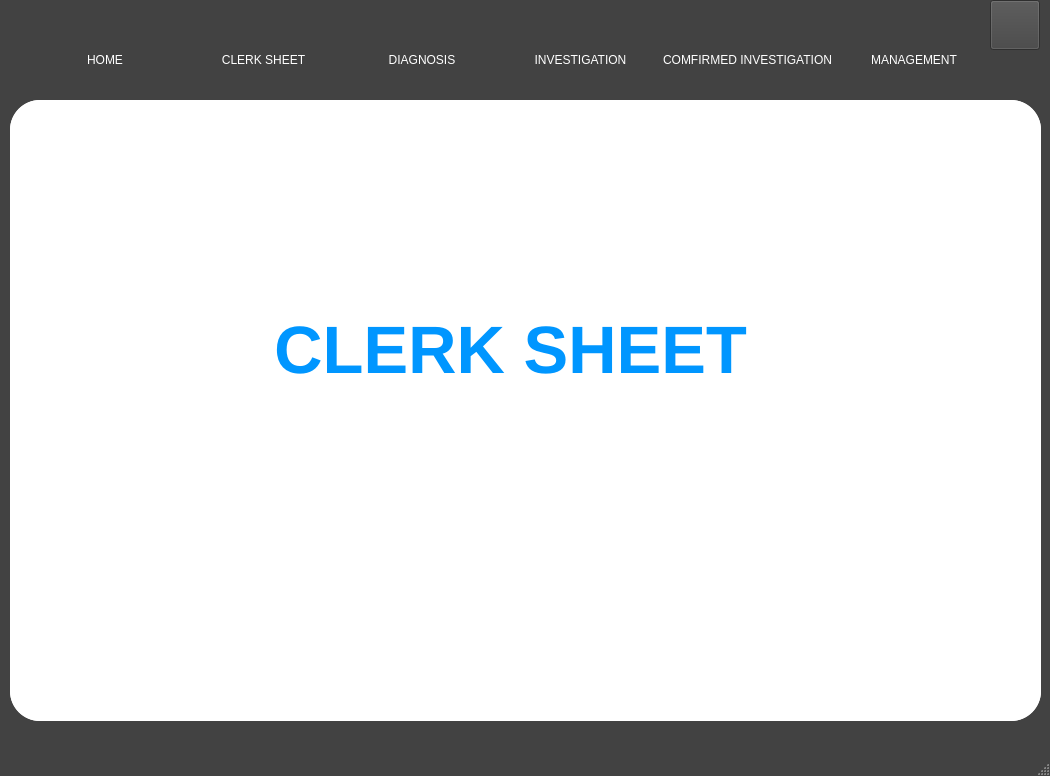
<?xml version="1.0" encoding="UTF-8"?>
<ui version="4.0">
 <class>DoctorWindow</class>
 <widget class="QMainWindow" name="DoctorWindow">
  <property name="windowModality">
   <enum>Qt::WindowModal</enum>
  </property>
  <property name="geometry">
   <rect>
    <x>0</x>
    <y>0</y>
    <width>1050</width>
    <height>776</height>
   </rect>
  </property>
  <property name="palette">
   <palette>
    <active>
     <colorrole role="WindowText">
      <brush brushstyle="SolidPattern">
       <color alpha="255">
        <red>255</red>
        <green>255</green>
        <blue>255</blue>
       </color>
      </brush>
     </colorrole>
     <colorrole role="Button">
      <brush brushstyle="SolidPattern">
       <color alpha="255">
        <red>66</red>
        <green>66</green>
        <blue>66</blue>
       </color>
      </brush>
     </colorrole>
     <colorrole role="Light">
      <brush brushstyle="SolidPattern">
       <color alpha="255">
        <red>100</red>
        <green>100</green>
        <blue>100</blue>
       </color>
      </brush>
     </colorrole>
     <colorrole role="Midlight">
      <brush brushstyle="SolidPattern">
       <color alpha="255">
        <red>83</red>
        <green>83</green>
        <blue>83</blue>
       </color>
      </brush>
     </colorrole>
     <colorrole role="Dark">
      <brush brushstyle="SolidPattern">
       <color alpha="255">
        <red>33</red>
        <green>33</green>
        <blue>33</blue>
       </color>
      </brush>
     </colorrole>
     <colorrole role="Mid">
      <brush brushstyle="SolidPattern">
       <color alpha="255">
        <red>44</red>
        <green>44</green>
        <blue>44</blue>
       </color>
      </brush>
     </colorrole>
     <colorrole role="Text">
      <brush brushstyle="SolidPattern">
       <color alpha="255">
        <red>255</red>
        <green>255</green>
        <blue>255</blue>
       </color>
      </brush>
     </colorrole>
     <colorrole role="BrightText">
      <brush brushstyle="SolidPattern">
       <color alpha="255">
        <red>255</red>
        <green>255</green>
        <blue>255</blue>
       </color>
      </brush>
     </colorrole>
     <colorrole role="ButtonText">
      <brush brushstyle="SolidPattern">
       <color alpha="255">
        <red>255</red>
        <green>255</green>
        <blue>255</blue>
       </color>
      </brush>
     </colorrole>
     <colorrole role="Base">
      <brush brushstyle="SolidPattern">
       <color alpha="255">
        <red>0</red>
        <green>0</green>
        <blue>0</blue>
       </color>
      </brush>
     </colorrole>
     <colorrole role="Window">
      <brush brushstyle="SolidPattern">
       <color alpha="255">
        <red>66</red>
        <green>66</green>
        <blue>66</blue>
       </color>
      </brush>
     </colorrole>
     <colorrole role="Shadow">
      <brush brushstyle="SolidPattern">
       <color alpha="255">
        <red>0</red>
        <green>0</green>
        <blue>0</blue>
       </color>
      </brush>
     </colorrole>
     <colorrole role="AlternateBase">
      <brush brushstyle="SolidPattern">
       <color alpha="255">
        <red>33</red>
        <green>33</green>
        <blue>33</blue>
       </color>
      </brush>
     </colorrole>
     <colorrole role="ToolTipBase">
      <brush brushstyle="SolidPattern">
       <color alpha="255">
        <red>255</red>
        <green>255</green>
        <blue>220</blue>
       </color>
      </brush>
     </colorrole>
     <colorrole role="ToolTipText">
      <brush brushstyle="SolidPattern">
       <color alpha="255">
        <red>0</red>
        <green>0</green>
        <blue>0</blue>
       </color>
      </brush>
     </colorrole>
     <colorrole role="PlaceholderText">
      <brush brushstyle="SolidPattern">
       <color alpha="128">
        <red>255</red>
        <green>255</green>
        <blue>255</blue>
       </color>
      </brush>
     </colorrole>
    </active>
    <inactive>
     <colorrole role="WindowText">
      <brush brushstyle="SolidPattern">
       <color alpha="255">
        <red>255</red>
        <green>255</green>
        <blue>255</blue>
       </color>
      </brush>
     </colorrole>
     <colorrole role="Button">
      <brush brushstyle="SolidPattern">
       <color alpha="255">
        <red>66</red>
        <green>66</green>
        <blue>66</blue>
       </color>
      </brush>
     </colorrole>
     <colorrole role="Light">
      <brush brushstyle="SolidPattern">
       <color alpha="255">
        <red>100</red>
        <green>100</green>
        <blue>100</blue>
       </color>
      </brush>
     </colorrole>
     <colorrole role="Midlight">
      <brush brushstyle="SolidPattern">
       <color alpha="255">
        <red>83</red>
        <green>83</green>
        <blue>83</blue>
       </color>
      </brush>
     </colorrole>
     <colorrole role="Dark">
      <brush brushstyle="SolidPattern">
       <color alpha="255">
        <red>33</red>
        <green>33</green>
        <blue>33</blue>
       </color>
      </brush>
     </colorrole>
     <colorrole role="Mid">
      <brush brushstyle="SolidPattern">
       <color alpha="255">
        <red>44</red>
        <green>44</green>
        <blue>44</blue>
       </color>
      </brush>
     </colorrole>
     <colorrole role="Text">
      <brush brushstyle="SolidPattern">
       <color alpha="255">
        <red>255</red>
        <green>255</green>
        <blue>255</blue>
       </color>
      </brush>
     </colorrole>
     <colorrole role="BrightText">
      <brush brushstyle="SolidPattern">
       <color alpha="255">
        <red>255</red>
        <green>255</green>
        <blue>255</blue>
       </color>
      </brush>
     </colorrole>
     <colorrole role="ButtonText">
      <brush brushstyle="SolidPattern">
       <color alpha="255">
        <red>255</red>
        <green>255</green>
        <blue>255</blue>
       </color>
      </brush>
     </colorrole>
     <colorrole role="Base">
      <brush brushstyle="SolidPattern">
       <color alpha="255">
        <red>0</red>
        <green>0</green>
        <blue>0</blue>
       </color>
      </brush>
     </colorrole>
     <colorrole role="Window">
      <brush brushstyle="SolidPattern">
       <color alpha="255">
        <red>66</red>
        <green>66</green>
        <blue>66</blue>
       </color>
      </brush>
     </colorrole>
     <colorrole role="Shadow">
      <brush brushstyle="SolidPattern">
       <color alpha="255">
        <red>0</red>
        <green>0</green>
        <blue>0</blue>
       </color>
      </brush>
     </colorrole>
     <colorrole role="AlternateBase">
      <brush brushstyle="SolidPattern">
       <color alpha="255">
        <red>33</red>
        <green>33</green>
        <blue>33</blue>
       </color>
      </brush>
     </colorrole>
     <colorrole role="ToolTipBase">
      <brush brushstyle="SolidPattern">
       <color alpha="255">
        <red>255</red>
        <green>255</green>
        <blue>220</blue>
       </color>
      </brush>
     </colorrole>
     <colorrole role="ToolTipText">
      <brush brushstyle="SolidPattern">
       <color alpha="255">
        <red>0</red>
        <green>0</green>
        <blue>0</blue>
       </color>
      </brush>
     </colorrole>
     <colorrole role="PlaceholderText">
      <brush brushstyle="SolidPattern">
       <color alpha="128">
        <red>255</red>
        <green>255</green>
        <blue>255</blue>
       </color>
      </brush>
     </colorrole>
    </inactive>
    <disabled>
     <colorrole role="WindowText">
      <brush brushstyle="SolidPattern">
       <color alpha="255">
        <red>33</red>
        <green>33</green>
        <blue>33</blue>
       </color>
      </brush>
     </colorrole>
     <colorrole role="Button">
      <brush brushstyle="SolidPattern">
       <color alpha="255">
        <red>66</red>
        <green>66</green>
        <blue>66</blue>
       </color>
      </brush>
     </colorrole>
     <colorrole role="Light">
      <brush brushstyle="SolidPattern">
       <color alpha="255">
        <red>100</red>
        <green>100</green>
        <blue>100</blue>
       </color>
      </brush>
     </colorrole>
     <colorrole role="Midlight">
      <brush brushstyle="SolidPattern">
       <color alpha="255">
        <red>83</red>
        <green>83</green>
        <blue>83</blue>
       </color>
      </brush>
     </colorrole>
     <colorrole role="Dark">
      <brush brushstyle="SolidPattern">
       <color alpha="255">
        <red>33</red>
        <green>33</green>
        <blue>33</blue>
       </color>
      </brush>
     </colorrole>
     <colorrole role="Mid">
      <brush brushstyle="SolidPattern">
       <color alpha="255">
        <red>44</red>
        <green>44</green>
        <blue>44</blue>
       </color>
      </brush>
     </colorrole>
     <colorrole role="Text">
      <brush brushstyle="SolidPattern">
       <color alpha="255">
        <red>33</red>
        <green>33</green>
        <blue>33</blue>
       </color>
      </brush>
     </colorrole>
     <colorrole role="BrightText">
      <brush brushstyle="SolidPattern">
       <color alpha="255">
        <red>255</red>
        <green>255</green>
        <blue>255</blue>
       </color>
      </brush>
     </colorrole>
     <colorrole role="ButtonText">
      <brush brushstyle="SolidPattern">
       <color alpha="255">
        <red>33</red>
        <green>33</green>
        <blue>33</blue>
       </color>
      </brush>
     </colorrole>
     <colorrole role="Base">
      <brush brushstyle="SolidPattern">
       <color alpha="255">
        <red>66</red>
        <green>66</green>
        <blue>66</blue>
       </color>
      </brush>
     </colorrole>
     <colorrole role="Window">
      <brush brushstyle="SolidPattern">
       <color alpha="255">
        <red>66</red>
        <green>66</green>
        <blue>66</blue>
       </color>
      </brush>
     </colorrole>
     <colorrole role="Shadow">
      <brush brushstyle="SolidPattern">
       <color alpha="255">
        <red>0</red>
        <green>0</green>
        <blue>0</blue>
       </color>
      </brush>
     </colorrole>
     <colorrole role="AlternateBase">
      <brush brushstyle="SolidPattern">
       <color alpha="255">
        <red>66</red>
        <green>66</green>
        <blue>66</blue>
       </color>
      </brush>
     </colorrole>
     <colorrole role="ToolTipBase">
      <brush brushstyle="SolidPattern">
       <color alpha="255">
        <red>255</red>
        <green>255</green>
        <blue>220</blue>
       </color>
      </brush>
     </colorrole>
     <colorrole role="ToolTipText">
      <brush brushstyle="SolidPattern">
       <color alpha="255">
        <red>0</red>
        <green>0</green>
        <blue>0</blue>
       </color>
      </brush>
     </colorrole>
     <colorrole role="PlaceholderText">
      <brush brushstyle="SolidPattern">
       <color alpha="128">
        <red>255</red>
        <green>255</green>
        <blue>255</blue>
       </color>
      </brush>
     </colorrole>
    </disabled>
   </palette>
  </property>
  <property name="windowTitle">
   <string>MainWindow</string>
  </property>
  <widget class="QWidget" name="centralwidget">
   <widget class="QStackedWidget" name="stackedWidget">
    <property name="geometry">
     <rect>
      <x>10</x>
      <y>100</y>
      <width>1031</width>
      <height>621</height>
     </rect>
    </property>
    <property name="styleSheet">
     <string notr="true">background-color: rgb(255, 255, 255);
border-radius: 30px;</string>
    </property>
    <property name="currentIndex">
     <number>1</number>
    </property>
    <widget class="QWidget" name="home">
     <widget class="QLabel" name="label_12">
      <property name="geometry">
       <rect>
        <x>0</x>
        <y>0</y>
        <width>1031</width>
        <height>621</height>
       </rect>
      </property>
      <property name="text">
       <string/>
      </property>
      <property name="pixmap">
       <pixmap resource="img.qrc">:/img/aboutApp.png</pixmap>
      </property>
     </widget>
    </widget>
    <widget class="QWidget" name="clearSheet">
     <widget class="QLabel" name="label_7">
      <property name="geometry">
       <rect>
        <x>260</x>
        <y>170</y>
        <width>481</width>
        <height>161</height>
       </rect>
      </property>
      <property name="font">
       <font>
        <pointsize>50</pointsize>
        <weight>75</weight>
        <bold>true</bold>
       </font>
      </property>
      <property name="text">
       <string>&lt;html&gt;&lt;head/&gt;&lt;body&gt;&lt;p&gt;&lt;span style=&quot; color:#0096ff;&quot;&gt;CLERK SHEET&lt;/span&gt;&lt;/p&gt;&lt;/body&gt;&lt;/html&gt;</string>
      </property>
      <property name="alignment">
       <set>Qt::AlignCenter</set>
      </property>
     </widget>
    </widget>
    <widget class="QWidget" name="diagnosis">
     <widget class="QLabel" name="label_6">
      <property name="geometry">
       <rect>
        <x>260</x>
        <y>170</y>
        <width>481</width>
        <height>161</height>
       </rect>
      </property>
      <property name="font">
       <font>
        <pointsize>50</pointsize>
        <weight>75</weight>
        <bold>true</bold>
       </font>
      </property>
      <property name="text">
       <string>&lt;html&gt;&lt;head/&gt;&lt;body&gt;&lt;p&gt;&lt;span style=&quot; color:#0096ff;&quot;&gt;DIAGNOSIS&lt;/span&gt;&lt;/p&gt;&lt;/body&gt;&lt;/html&gt;</string>
      </property>
      <property name="alignment">
       <set>Qt::AlignCenter</set>
      </property>
     </widget>
    </widget>
    <widget class="QWidget" name="investigation">
     <widget class="QLabel" name="label_8">
      <property name="geometry">
       <rect>
        <x>260</x>
        <y>170</y>
        <width>481</width>
        <height>161</height>
       </rect>
      </property>
      <property name="font">
       <font>
        <pointsize>50</pointsize>
        <weight>75</weight>
        <bold>true</bold>
       </font>
      </property>
      <property name="text">
       <string>&lt;html&gt;&lt;head/&gt;&lt;body&gt;&lt;p&gt;&lt;span style=&quot; color:#0096ff;&quot;&gt;INVESTIGATION&lt;/span&gt;&lt;/p&gt;&lt;/body&gt;&lt;/html&gt;</string>
      </property>
      <property name="alignment">
       <set>Qt::AlignCenter</set>
      </property>
     </widget>
    </widget>
    <widget class="QWidget" name="comfirmed">
     <widget class="QLabel" name="label_9">
      <property name="geometry">
       <rect>
        <x>260</x>
        <y>170</y>
        <width>481</width>
        <height>161</height>
       </rect>
      </property>
      <property name="font">
       <font>
        <pointsize>50</pointsize>
        <weight>75</weight>
        <bold>true</bold>
       </font>
      </property>
      <property name="text">
       <string>&lt;html&gt;&lt;head/&gt;&lt;body&gt;&lt;p align=&quot;center&quot;&gt;&lt;span style=&quot; color:#0096ff;&quot;&gt;COMFIRMED&lt;/span&gt;&lt;/p&gt;&lt;p align=&quot;center&quot;&gt;&lt;span style=&quot; color:#0096ff;&quot;&gt;INVESTIGATION&lt;/span&gt;&lt;/p&gt;&lt;/body&gt;&lt;/html&gt;</string>
      </property>
      <property name="alignment">
       <set>Qt::AlignCenter</set>
      </property>
     </widget>
    </widget>
    <widget class="QWidget" name="management">
     <widget class="QLabel" name="label_10">
      <property name="geometry">
       <rect>
        <x>260</x>
        <y>170</y>
        <width>481</width>
        <height>161</height>
       </rect>
      </property>
      <property name="font">
       <font>
        <pointsize>50</pointsize>
        <weight>75</weight>
        <bold>true</bold>
       </font>
      </property>
      <property name="text">
       <string>&lt;html&gt;&lt;head/&gt;&lt;body&gt;&lt;p&gt;&lt;span style=&quot; color:#0096ff;&quot;&gt;MANAGEMENT&lt;/span&gt;&lt;/p&gt;&lt;/body&gt;&lt;/html&gt;</string>
      </property>
      <property name="alignment">
       <set>Qt::AlignCenter</set>
      </property>
     </widget>
    </widget>
   </widget>
   <widget class="QWidget" name="layoutWidget">
    <property name="geometry">
     <rect>
      <x>29</x>
      <y>10</y>
      <width>961</width>
      <height>71</height>
     </rect>
    </property>
    <layout class="QGridLayout" name="gridLayout">
     <item row="0" column="2">
      <widget class="QPushButton" name="btnDiagnosis">
       <property name="cursor">
        <cursorShape>PointingHandCursor</cursorShape>
       </property>
       <property name="toolTip">
        <string>Quản lý thời gian biểu</string>
       </property>
       <property name="styleSheet">
        <string notr="true">QPushButton#btnDiagnosis:hover {
background-color: rgb(255, 255, 255);
border-radius: 35px;
}</string>
       </property>
       <property name="text">
        <string/>
       </property>
       <property name="icon">
        <iconset resource="img.qrc">
         <normaloff>:/img/calendar.svg</normaloff>:/img/calendar.svg</iconset>
       </property>
       <property name="iconSize">
        <size>
         <width>33</width>
         <height>33</height>
        </size>
       </property>
       <property name="flat">
        <bool>true</bool>
       </property>
      </widget>
     </item>
     <item row="1" column="3">
      <widget class="QLabel" name="label_4">
       <property name="text">
        <string>INVESTIGATION</string>
       </property>
       <property name="alignment">
        <set>Qt::AlignCenter</set>
       </property>
      </widget>
     </item>
     <item row="0" column="4">
      <widget class="QPushButton" name="btnComfirmed">
       <property name="cursor">
        <cursorShape>PointingHandCursor</cursorShape>
       </property>
       <property name="toolTip">
        <string>Trò chuyện qua video</string>
       </property>
       <property name="styleSheet">
        <string notr="true">QPushButton#btnComfirmed:hover {
background-color: rgb(255, 255, 255);
border-radius: 35px;
}</string>
       </property>
       <property name="text">
        <string/>
       </property>
       <property name="icon">
        <iconset resource="img.qrc">
         <normaloff>:/img/video-camera.svg</normaloff>:/img/video-camera.svg</iconset>
       </property>
       <property name="iconSize">
        <size>
         <width>40</width>
         <height>40</height>
        </size>
       </property>
       <property name="flat">
        <bool>true</bool>
       </property>
      </widget>
     </item>
     <item row="0" column="0">
      <widget class="QPushButton" name="btnHome">
       <property name="cursor">
        <cursorShape>PointingHandCursor</cursorShape>
       </property>
       <property name="toolTip">
        <string>Quản lý các dự án</string>
       </property>
       <property name="styleSheet">
        <string notr="true">QPushButton#btnHome:hover {
background-color: rgb(255, 255, 255);
border-radius: 35px;
}</string>
       </property>
       <property name="text">
        <string/>
       </property>
       <property name="icon">
        <iconset resource="img.qrc">
         <normaloff>:/img/home.svg</normaloff>:/img/home.svg</iconset>
       </property>
       <property name="iconSize">
        <size>
         <width>40</width>
         <height>40</height>
        </size>
       </property>
       <property name="flat">
        <bool>true</bool>
       </property>
      </widget>
     </item>
     <item row="1" column="4">
      <widget class="QLabel" name="label_14">
       <property name="text">
        <string>COMFIRMED INVESTIGATION</string>
       </property>
       <property name="alignment">
        <set>Qt::AlignCenter</set>
       </property>
      </widget>
     </item>
     <item row="1" column="1">
      <widget class="QLabel" name="label_2">
       <property name="text">
        <string>CLERK SHEET</string>
       </property>
       <property name="alignment">
        <set>Qt::AlignCenter</set>
       </property>
      </widget>
     </item>
     <item row="1" column="2">
      <widget class="QLabel" name="label_3">
       <property name="text">
        <string>DIAGNOSIS</string>
       </property>
       <property name="alignment">
        <set>Qt::AlignCenter</set>
       </property>
      </widget>
     </item>
     <item row="0" column="3">
      <widget class="QPushButton" name="btnInvestigation">
       <property name="cursor">
        <cursorShape>PointingHandCursor</cursorShape>
       </property>
       <property name="toolTip">
        <string>Trò chuyện qua video</string>
       </property>
       <property name="styleSheet">
        <string notr="true">QPushButton#btnInvestigation:hover {
background-color: rgb(255, 255, 255);
border-radius: 35px;
}</string>
       </property>
       <property name="text">
        <string/>
       </property>
       <property name="icon">
        <iconset resource="img.qrc">
         <normaloff>:/img/video-camera.svg</normaloff>:/img/video-camera.svg</iconset>
       </property>
       <property name="iconSize">
        <size>
         <width>40</width>
         <height>40</height>
        </size>
       </property>
       <property name="flat">
        <bool>true</bool>
       </property>
      </widget>
     </item>
     <item row="0" column="5">
      <widget class="QPushButton" name="btnManagement">
       <property name="cursor">
        <cursorShape>PointingHandCursor</cursorShape>
       </property>
       <property name="toolTip">
        <string>Quản lý thông tin thành viên</string>
       </property>
       <property name="styleSheet">
        <string notr="true">QPushButton#btnManagement:hover {
background-color: rgb(255, 255, 255);
border-radius: 35px;
}</string>
       </property>
       <property name="text">
        <string/>
       </property>
       <property name="icon">
        <iconset resource="img.qrc">
         <normaloff>:/img/user.svg</normaloff>:/img/user.svg</iconset>
       </property>
       <property name="iconSize">
        <size>
         <width>40</width>
         <height>40</height>
        </size>
       </property>
       <property name="flat">
        <bool>true</bool>
       </property>
      </widget>
     </item>
     <item row="1" column="5">
      <widget class="QLabel" name="label_5">
       <property name="text">
        <string>MANAGEMENT</string>
       </property>
       <property name="alignment">
        <set>Qt::AlignCenter</set>
       </property>
      </widget>
     </item>
     <item row="0" column="1">
      <widget class="QPushButton" name="btnClerkSheet">
       <property name="cursor">
        <cursorShape>PointingHandCursor</cursorShape>
       </property>
       <property name="toolTip">
        <string>Trò chuyện với các thành viên</string>
       </property>
       <property name="styleSheet">
        <string notr="true">QPushButton#btnClerkSheet:hover {
background-color: rgb(255, 255, 255);
border-radius: 35px;
}</string>
       </property>
       <property name="text">
        <string/>
       </property>
       <property name="icon">
        <iconset resource="img.qrc">
         <normaloff>:/img/chat.svg</normaloff>:/img/chat.svg</iconset>
       </property>
       <property name="iconSize">
        <size>
         <width>33</width>
         <height>33</height>
        </size>
       </property>
       <property name="default">
        <bool>true</bool>
       </property>
       <property name="flat">
        <bool>true</bool>
       </property>
      </widget>
     </item>
     <item row="1" column="0">
      <widget class="QLabel" name="label">
       <property name="text">
        <string>HOME</string>
       </property>
       <property name="alignment">
        <set>Qt::AlignCenter</set>
       </property>
      </widget>
     </item>
    </layout>
   </widget>
   <widget class="QPushButton" name="closeButton">
    <property name="geometry">
     <rect>
      <x>990</x>
      <y>0</y>
      <width>50</width>
      <height>50</height>
     </rect>
    </property>
    <property name="font">
     <font>
      <family>Poppins Black</family>
      <weight>75</weight>
      <bold>true</bold>
     </font>
    </property>
    <property name="cursor">
     <cursorShape>PointingHandCursor</cursorShape>
    </property>
    <property name="toolTip">
     <string/>
    </property>
    <property name="styleSheet">
     <string notr="true"/>
    </property>
    <property name="text">
     <string/>
    </property>
    <property name="icon">
     <iconset resource="img.qrc">
      <normaloff>:/img/close.svg</normaloff>:/img/close.svg</iconset>
    </property>
   </widget>
  </widget>
  <widget class="QMenuBar" name="menubar">
   <property name="geometry">
    <rect>
     <x>0</x>
     <y>0</y>
     <width>1050</width>
     <height>22</height>
    </rect>
   </property>
  </widget>
  <widget class="QStatusBar" name="statusbar"/>
 </widget>
 <resources>
  <include location="img.qrc"/>
 </resources>
 <connections/>
</ui>
